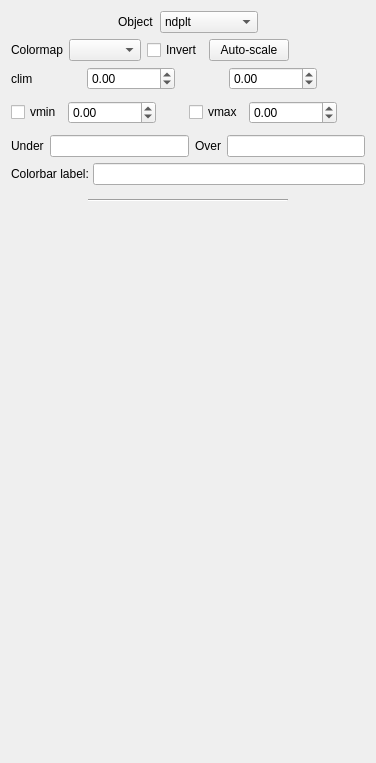
             <widget class="QWidget" name="scrollAreaWidgetContents_4">
              <property name="geometry">
               <rect>
                <x>0</x>
                <y>0</y>
                <width>376</width>
                <height>763</height>
               </rect>
              </property>
              <layout class="QVBoxLayout" name="verticalLayout_28">
               <item>
                <layout class="QHBoxLayout" name="horizontalLayout_119">
                 <property name="topMargin">
                  <number>0</number>
                 </property>
                 <item>
                  <spacer name="horizontalSpacer_181">
                   <property name="orientation">
                    <enum>Qt::Horizontal</enum>
                   </property>
                   <property name="sizeHint" stdset="0">
                    <size>
                     <width>40</width>
                     <height>20</height>
                    </size>
                   </property>
                  </spacer>
                 </item>
                 <item>
                  <widget class="QLabel" name="label_125">
                   <property name="text">
                    <string>Object</string>
                   </property>
                  </widget>
                 </item>
                 <item>
                  <widget class="QComboBox" name="_cbObjects">
                   <item>
                    <property name="text">
                     <string>ndplt</string>
                    </property>
                   </item>
                   <item>
                    <property name="text">
                     <string>line</string>
                    </property>
                   </item>
                   <item>
                    <property name="text">
                     <string>marker</string>
                    </property>
                   </item>
                   <item>
                    <property name="text">
                     <string>spectrogram</string>
                    </property>
                   </item>
                   <item>
                    <property name="text">
                     <string>image</string>
                    </property>
                   </item>
                  </widget>
                 </item>
                 <item>
                  <spacer name="horizontalSpacer_180">
                   <property name="orientation">
                    <enum>Qt::Horizontal</enum>
                   </property>
                   <property name="sizeHint" stdset="0">
                    <size>
                     <width>40</width>
                     <height>20</height>
                    </size>
                   </property>
                  </spacer>
                 </item>
                </layout>
               </item>
               <item>
                <layout class="QHBoxLayout" name="horizontalLayout_18">
                 <property name="bottomMargin">
                  <number>0</number>
                 </property>
                 <item>
                  <widget class="QLabel" name="label_10">
                   <property name="text">
                    <string>Colormap</string>
                   </property>
                  </widget>
                 </item>
                 <item>
                  <widget class="QComboBox" name="_cbCmap">
                   <property name="editable">
                    <bool>false</bool>
                   </property>
                  </widget>
                 </item>
                 <item>
                  <widget class="QCheckBox" name="_cbInvert">
                   <property name="text">
                    <string>Invert</string>
                   </property>
                  </widget>
                 </item>
                 <item>
                  <widget class="QPushButton" name="_cbAutoScale">
                   <property name="text">
                    <string>Auto-scale</string>
                   </property>
                  </widget>
                 </item>
                 <item>
                  <spacer name="horizontalSpacer_15">
                   <property name="orientation">
                    <enum>Qt::Horizontal</enum>
                   </property>
                   <property name="sizeHint" stdset="0">
                    <size>
                     <width>40</width>
                     <height>20</height>
                    </size>
                   </property>
                  </spacer>
                 </item>
                </layout>
               </item>
               <item>
                <layout class="QHBoxLayout" name="horizontalLayout_48">
                 <property name="bottomMargin">
                  <number>5</number>
                 </property>
                 <item>
                  <widget class="QLabel" name="label_18">
                   <property name="text">
                    <string>clim</string>
                   </property>
                  </widget>
                 </item>
                 <item>
                  <spacer name="horizontalSpacer_50">
                   <property name="orientation">
                    <enum>Qt::Horizontal</enum>
                   </property>
                   <property name="sizeHint" stdset="0">
                    <size>
                     <width>40</width>
                     <height>20</height>
                    </size>
                   </property>
                  </spacer>
                 </item>
                 <item>
                  <widget class="QDoubleSpinBox" name="_cbClimMin">
                   <property name="minimum">
                    <double>-16777215.000000000000000</double>
                   </property>
                   <property name="maximum">
                    <double>16777215.000000000000000</double>
                   </property>
                   <property name="singleStep">
                    <double>1.000000000000000</double>
                   </property>
                  </widget>
                 </item>
                 <item>
                  <spacer name="horizontalSpacer_51">
                   <property name="orientation">
                    <enum>Qt::Horizontal</enum>
                   </property>
                   <property name="sizeHint" stdset="0">
                    <size>
                     <width>40</width>
                     <height>20</height>
                    </size>
                   </property>
                  </spacer>
                 </item>
                 <item>
                  <widget class="QDoubleSpinBox" name="_cbClimMax">
                   <property name="minimum">
                    <double>-16777215.000000000000000</double>
                   </property>
                   <property name="maximum">
                    <double>16777215.000000000000000</double>
                   </property>
                  </widget>
                 </item>
                 <item>
                  <spacer name="horizontalSpacer_52">
                   <property name="orientation">
                    <enum>Qt::Horizontal</enum>
                   </property>
                   <property name="sizeHint" stdset="0">
                    <size>
                     <width>40</width>
                     <height>20</height>
                    </size>
                   </property>
                  </spacer>
                 </item>
                </layout>
               </item>
               <item>
                <layout class="QHBoxLayout" name="horizontalLayout_20">
                 <property name="bottomMargin">
                  <number>5</number>
                 </property>
                 <item>
                  <widget class="QCheckBox" name="_cbVminChk">
                   <property name="toolTip">
                    <string>Every values under vmin will be set to the &quot;under&quot; color</string>
                   </property>
                   <property name="text">
                    <string>vmin</string>
                   </property>
                  </widget>
                 </item>
                 <item>
                  <widget class="QDoubleSpinBox" name="_cbVmin">
                   <property name="minimum">
                    <double>-16777215.000000000000000</double>
                   </property>
                   <property name="maximum">
                    <double>16777215.000000000000000</double>
                   </property>
                   <property name="singleStep">
                    <double>1.000000000000000</double>
                   </property>
                  </widget>
                 </item>
                 <item>
                  <spacer name="horizontalSpacer_17">
                   <property name="orientation">
                    <enum>Qt::Horizontal</enum>
                   </property>
                   <property name="sizeHint" stdset="0">
                    <size>
                     <width>40</width>
                     <height>20</height>
                    </size>
                   </property>
                  </spacer>
                 </item>
                 <item>
                  <widget class="QCheckBox" name="_cbVmaxChk">
                   <property name="text">
                    <string>vmax</string>
                   </property>
                  </widget>
                 </item>
                 <item>
                  <widget class="QDoubleSpinBox" name="_cbVmax">
                   <property name="minimum">
                    <double>-16777215.000000000000000</double>
                   </property>
                   <property name="maximum">
                    <double>16777215.000000000000000</double>
                   </property>
                  </widget>
                 </item>
                 <item>
                  <spacer name="horizontalSpacer_16">
                   <property name="orientation">
                    <enum>Qt::Horizontal</enum>
                   </property>
                   <property name="sizeHint" stdset="0">
                    <size>
                     <width>40</width>
                     <height>20</height>
                    </size>
                   </property>
                  </spacer>
                 </item>
                </layout>
               </item>
               <item>
                <layout class="QHBoxLayout" name="horizontalLayout_21">
                 <item>
                  <widget class="QLabel" name="qUnder_txt">
                   <property name="text">
                    <string>Under</string>
                   </property>
                  </widget>
                 </item>
                 <item>
                  <widget class="QLineEdit" name="_cbUnder"/>
                 </item>
                 <item>
                  <widget class="QLabel" name="qOver_txt">
                   <property name="text">
                    <string>Over</string>
                   </property>
                  </widget>
                 </item>
                 <item>
                  <widget class="QLineEdit" name="_cbOver"/>
                 </item>
                </layout>
               </item>
               <item>
                <layout class="QHBoxLayout" name="horizontalLayout_25">
                 <property name="spacing">
                  <number>0</number>
                 </property>
                 <item>
                  <widget class="QLabel" name="label_11">
                   <property name="text">
                    <string>Colorbar label: </string>
                   </property>
                  </widget>
                 </item>
                 <item>
                  <widget class="QLineEdit" name="_cbLabel"/>
                 </item>
                </layout>
               </item>
               <item>
                <layout class="QHBoxLayout" name="horizontalLayout_63">
                 <property name="spacing">
                  <number>0</number>
                 </property>
                 <property name="topMargin">
                  <number>0</number>
                 </property>
                 <item>
                  <spacer name="horizontalSpacer_85">
                   <property name="orientation">
                    <enum>Qt::Horizontal</enum>
                   </property>
                   <property name="sizeHint" stdset="0">
                    <size>
                     <width>0</width>
                     <height>20</height>
                    </size>
                   </property>
                  </spacer>
                 </item>
                 <item>
                  <widget class="Line" name="line_10">
                   <property name="minimumSize">
                    <size>
                     <width>200</width>
                     <height>0</height>
                    </size>
                   </property>
                   <property name="maximumSize">
                    <size>
                     <width>200</width>
                     <height>16777215</height>
                    </size>
                   </property>
                   <property name="orientation">
                    <enum>Qt::Horizontal</enum>
                   </property>
                  </widget>
                 </item>
                 <item>
                  <spacer name="horizontalSpacer_86">
                   <property name="orientation">
                    <enum>Qt::Horizontal</enum>
                   </property>
                   <property name="sizeHint" stdset="0">
                    <size>
                     <width>40</width>
                     <height>0</height>
                    </size>
                   </property>
                  </spacer>
                 </item>
                </layout>
               </item>
               <item>
                <layout class="QVBoxLayout" name="cbpanel">
                 <property name="spacing">
                  <number>0</number>
                 </property>
                 <property name="topMargin">
                  <number>0</number>
                 </property>
                 <property name="bottomMargin">
                  <number>0</number>
                 </property>
                 <item>
                  <spacer name="verticalSpacer_7">
                   <property name="orientation">
                    <enum>Qt::Vertical</enum>
                   </property>
                   <property name="sizeHint" stdset="0">
                    <size>
                     <width>100</width>
                     <height>200</height>
                    </size>
                   </property>
                  </spacer>
                 </item>
                </layout>
               </item>
              </layout>
             </widget>
